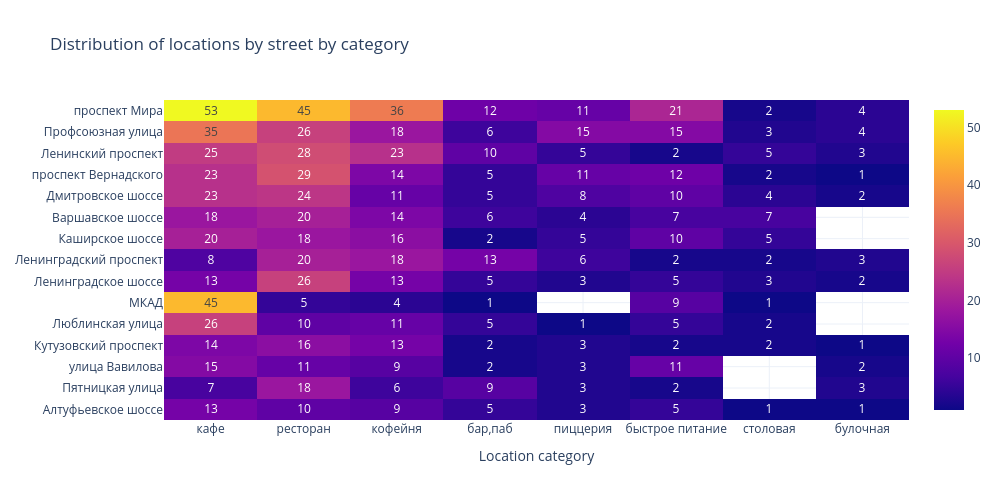

This figure's notebook cell:
### Markdown cell above
Центральный административный округ опрежает остальные округа по всем категориям заведений. Это опять ожидаемо (у нас много ожидаемых результатов): самый большой трафик всегда будет в центре столицы. Разумно ловить своих потенциальных клиентов там, где их больше всего.

### Code cell
# Number of locations per category, per district
df_temp = (
    pd.pivot_table(
        data=df_places,
        index='name_street',
        columns='category',
        values='is_chain',
        aggfunc='count',
        margins=True,
    )
    .sort_values(by='All', axis=1, ascending=False)
    .reset_index()
    .rename_axis('index', axis=1)
    .assign(
        sort_key = lambda df: df.name_street == 'All',
    )
    .sort_values(['sort_key', 'All'], ascending=[True, False])
    .drop('sort_key', axis=1)
)

fig = px.imshow(
    df_temp.iloc[0: -1, 2: :].head(15),
    y=df_temp.iloc[0: -1, :].head(15).name_street,
    x=df_temp.iloc[0: -1, 2: :].columns,
    text_auto=True,
    aspect='auto',
    title='Distribution of locations by street by category',
    labels=dict(x='Location category'),
    width=FIG_WIDTH*100,
    height=FIG_HEIGHT*100,
    template='plotly_white'
)
fig.show()

### Figure 1 — Plotly figure (JSON) as saved in the notebook; plotly's stock layout.template omitted (floating-point values rounded to 4 significant figures)
{"data": [{"coloraxis": "coloraxis", "hovertemplate": "Location category: %{x}<br>y: %{y}<br>color: %{z}<extra></extra>", "name": "0", "texttemplate": "%{z}", "type": "heatmap", "x": ["кафе", "ресторан", "кофейня", "бар,паб", "пиццерия", "быстрое питание", "столовая", "булочная"], "xaxis": "x", "y": [" проспект Мира", " Профсоюзная улица", " Ленинский проспект", " проспект Вернадского", " Дмитровское шоссе", " Варшавское шоссе", " Каширское шоссе", " Ленинградский проспект", " Ленинградское шоссе", " МКАД", " Люблинская улица", " Кутузовский проспект", " улица Вавилова", " Пятницкая улица", " Алтуфьевское шоссе"], "yaxis": "y", "z": [[53, 45, 36, 12, 11, 21, 2, 4], [35, 26, 18, 6, 15, 15, 3, 4], [25, 28, 23, 10, 5, 2, 5, 3], [23, 29, 14, 5, 11, 12, 2, 1], [23, 24, 11, 5, 8, 10, 4, 2], [18, 20, 14, 6, 4, 7, 7, null], [20, 18, 16, 2, 5, 10, 5, null], [8, 20, 18, 13, 6, 2, 2, 3], [13, 26, 13, 5, 3, 5, 3, 2], [45, 5, 4, 1, null, 9, 1, null], [26, 10, 11, 5, 1, 5, 2, null], [14, 16, 13, 2, 3, 2, 2, 1], [15, 11, 9, 2, 3, 11, null, 2], [7, 18, 6, 9, 3, 2, null, 3], [13, 10, 9, 5, 3, 5, 1, 1]]}], "layout": {"coloraxis": {"colorscale": [[0, "#0d0887"], [0.1111, "#46039f"], [0.2222, "#7201a8"], [0.3333, "#9c179e"], [0.4444, "#bd3786"], [0.5556, "#d8576b"], [0.6667, "#ed7953"], [0.7778, "#fb9f3a"], [0.8889, "#fdca26"], [1, "#f0f921"]]}, "height": 500, "title": {"text": "Distribution of locations by street by category"}, "width": 1000, "xaxis": {"anchor": "y", "domain": [0, 1], "title": {"text": "Location category"}}, "yaxis": {"anchor": "x", "autorange": "reversed", "domain": [0, 1]}}}
